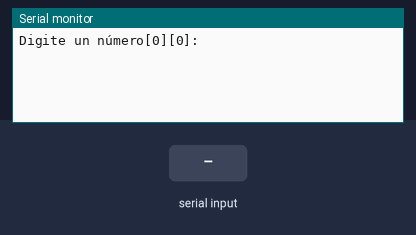
Bench run of a program on a simulated Arduino Uno, built with avr-gcc and run on an emulated ATmega328P. Parts: the last lines printed to the serial monitor. Inputs (shaded band) come from the test bench.

Above: at 1.2 s.
1.3 s: "90,45\n" received over Serial
At 2.0 s:
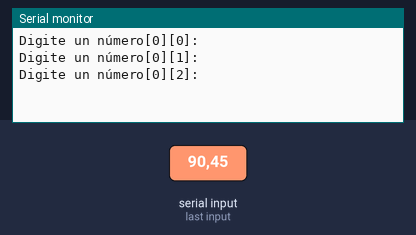
2.8 s: "30,150\n" received over Serial
At 3.2 s:
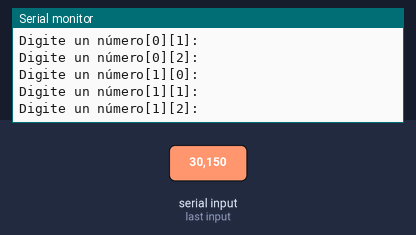
4.3 s: "90,45\n" received over Serial
At 6.7 s:
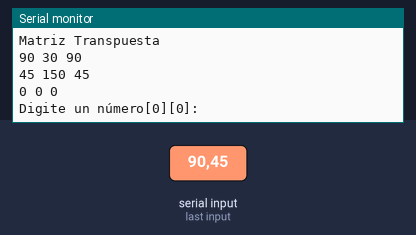
Timing chart, 0 to 8.2 s (numbered marks = the images above; inputs shaded):
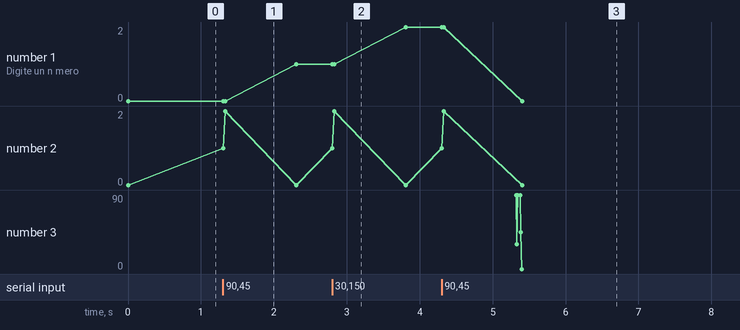

Measured:
- after the input at 1.3 s, the serial monitor: prints a new line at once (image 1)
- after the input at 2.8 s, the serial monitor: prints a new line at once (image 2)
- after the input at 4.3 s, the serial monitor: prints a new line at once (image 3)
- plotted number 1: 0 → 1 after the input at 1.3 s

The program:

main.cpp
```cpp
#include <Arduino.h>

int numeros[3][3];

void setup() {

  Serial.begin(9600);

}

void loop() {
  for (int i = 0; i < 3; i++) {
    for (int j = 0; j < 3; j++) {
      Serial.print("Digite un número[");
      Serial.print(i);
      Serial.print("][");
      Serial.print(j);
      Serial.print("]: ");
      Serial.println("");
      while (!Serial.available()) {

      }
      numeros[i][j] = Serial.parseInt();
    }
  }

  // Matriz original
  Serial.println("Matriz Original");
  for (int i = 0; i < 3; i++) {
    for (int j = 0; j < 3; j++) {
      Serial.print(numeros[i][j]);
      Serial.print(" ");
    }
    Serial.println();
  }

  // Matriz Transpuesta
  Serial.println("Matriz Transpuesta");
  for (int i = 0; i < 3; i++) {
    for (int j = 0; j < 3; j++) {
      Serial.print(numeros[j][i]);
      Serial.print(" ");
    }
    Serial.println();
  }


}
```
